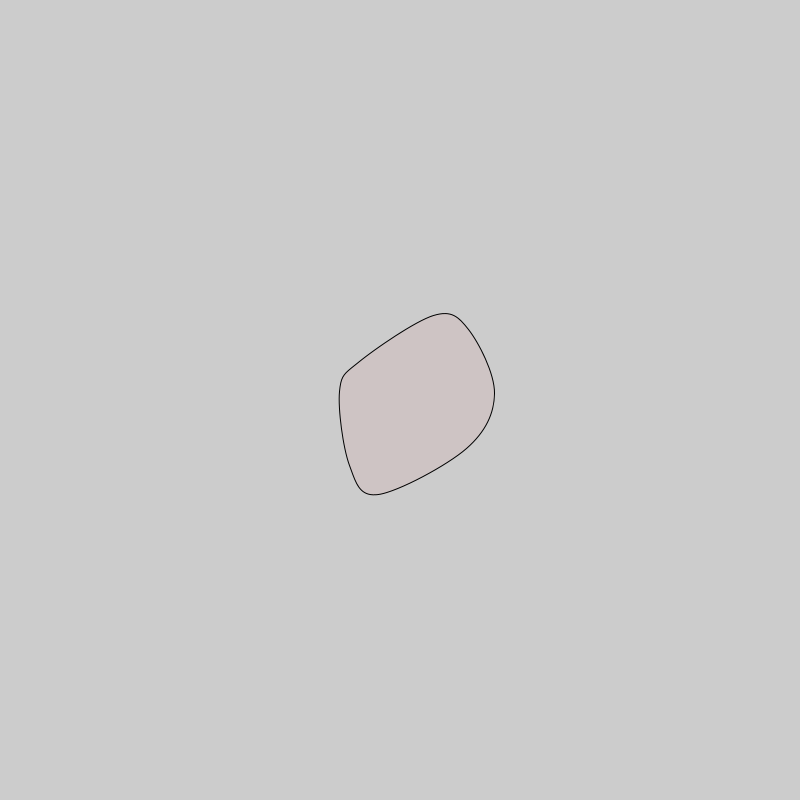
Frame 1 (no input)
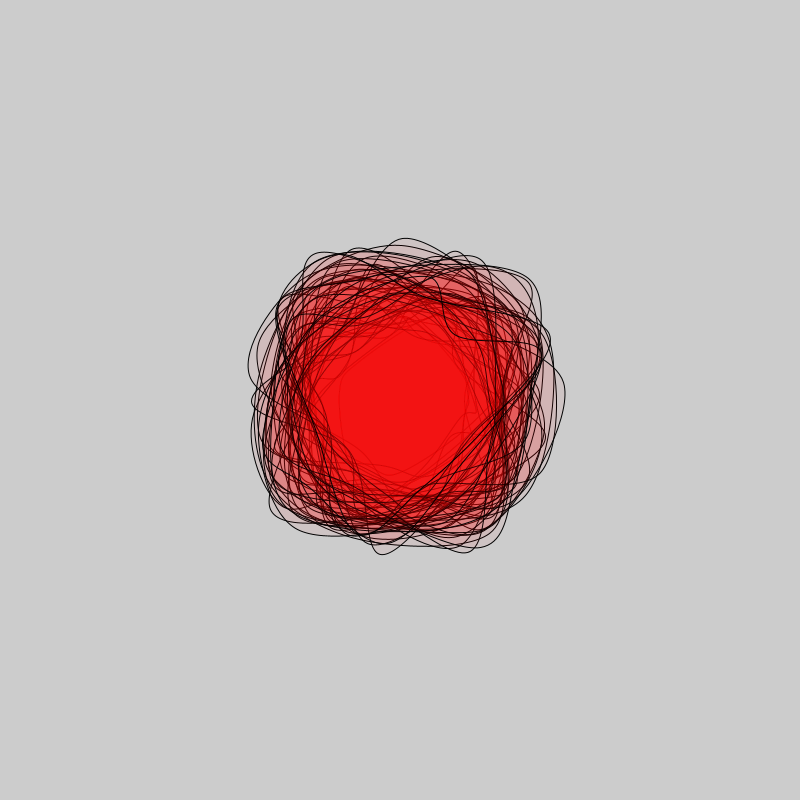
Frame 60 (the mouse pressed at the canvas centre just before this capture)
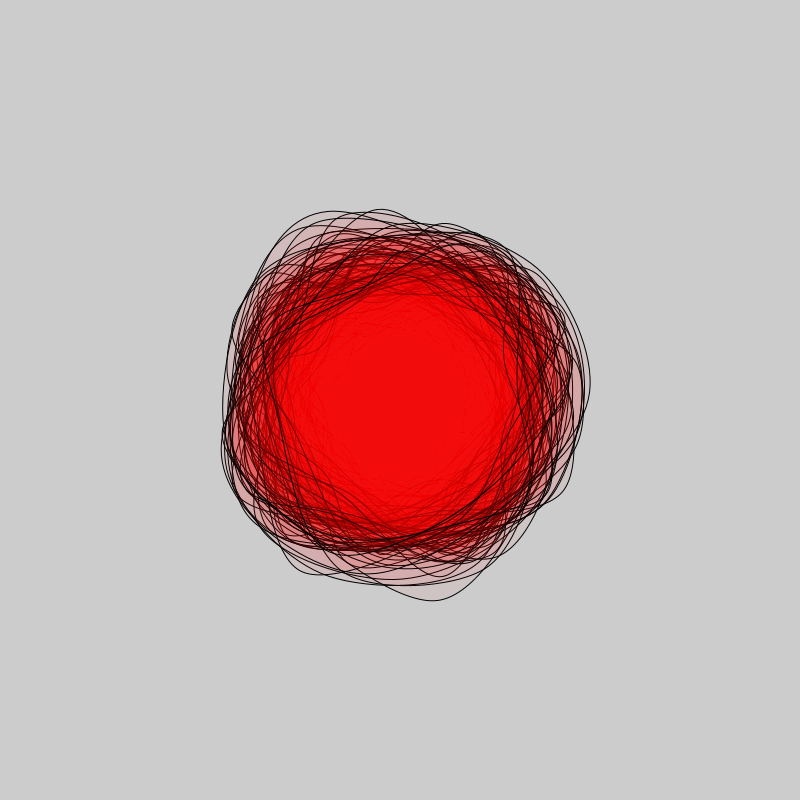
Frame 120 (the mouse held since frame 60 and released just before this capture)

The Processing sketch that drew these frames (run headless with seeded random() and noise(); from frame 60 on, the mouse is pressed at the canvas centre):

// Processing sketch: Blobbers
// ── Blobbers.pde
Blobber blobber;
void setup(){
  size(800,800);
  blobber = new Blobber();
  blobber.init(new PVector(width/2, height/2), 8, 100,300, 100, 300);
}

void draw(){
  blobber.change();
  blobber.draw();
  //blobber.showPoints();
}
// ── Blobber.pde
class Blobber {
  PVector position;
  ArrayList<PVector> pos;
  float thickness;
  PVector center;
  int corners;
  float size;
  ArrayList<PVector> morepos;
  float rot;
  int sign;
  float rscale;
  float factor;
  float minwidth ;
  float maxwidth ;
  float minheight;
  float maxheight;



  Blobber() {
    this.pos = new ArrayList<PVector>();
    this.thickness = 1;
    this.center = new PVector(width/2, height/2);
    this.corners = 0;
    this.size = 0;
    this.morepos  = new ArrayList<PVector>();
    this.rot = random(TWO_PI);
    this.sign = 1;
    this.rscale = random(-4, 4);
    this.factor =1;
    this.minwidth =0;
    this.maxwidth =0;
    this.minheight =0;
    this.maxheight =0;
  }

  void init(PVector pos, int corners, float minwidth, float maxwidth, float minheight, float maxheight) {
    //the flexibility of the blopper is dependend of the difference in minwidth and maxwidth and minheight and maxheight.
    this.pos = new ArrayList<PVector>();
    this.center = pos.copy();
    this.corners = corners;
    this.minwidth =minwidth ;
    this.maxwidth =maxwidth;
    this.minheight =minheight;
    this.maxheight =maxheight;
    if (maxheight >= minheight && maxheight >= maxwidth && maxheight >= minwidth) {
      this.size = maxheight;
    } else if (minheight >= maxheight && minheight >= maxwidth && minheight >= minwidth) {
      this.size = minheight;
    } else if (maxwidth >= maxheight && maxwidth >= minheight && maxwidth >= minwidth) {
      this.size = maxwidth;
    } else {
      this.size = minwidth;
    }

    this.factor = 1;

    float wminradius = minwidth/2;
    float wmaxradius = maxwidth/2;
    float hminradius = minheight/2;
    float hmaxradius = maxheight/2;


    PVector p;
    float r = random(TWO_PI/(corners+1));
    for (int i = 0; i < corners; i += 1) {
      float wradius = random(wminradius, wmaxradius);
      float hradius = random(hminradius, hmaxradius);
      p = posOnEllipse(this.center, wradius, hradius, this.corners, (i * (TWO_PI/(corners))) +  r);
      this.pos.add(p);
    }
    
  };
  PVector posOnEllipse(PVector center, float wradius, float hradius, int corners, float angle) {
    PVector p = center.copy();
    p.x = wradius * sin(angle);
    p.y = hradius * cos(angle);

    return p;
  }
  void change(){
    if(this.minwidth > 0 && this.minwidth < width){this.minwidth += 1;}
    if(this.maxwidth > 0 && this.maxwidth < width){this.maxwidth += 1;}
    if(this.minheight > 0 && this.minheight < width){this.minheight += 1;}
    if(this.maxheight > 0 && this.maxheight < width){this.maxheight += 1;}
    
    
    
    init(this.center, this.corners, this.minwidth, this.maxwidth, this.minheight, this.maxheight);
    
  }

  void draw() {

    pushMatrix();
    translate(this.center.x, this.center.y);

    scale(this.factor);
    rotate(this.rot);

    int s = this.pos.size();
    stroke(0);
    fill(255,0,0,10);
    strokeWeight(1);
    beginShape();
    for (int i = 0; i < s+3; i += 1) {
      curveVertex(this.pos.get(i%s).x, this.pos.get(i%s).y);
    }
    endShape();
    popMatrix();
    
  };
  void showCenter() {
    PVector newposition = this.recalcPosition(this.position);
    ellipse(newposition.x, newposition.y, 10, 10);

    pushMatrix();
    translate(this.position.x, this.position.y);
    scale(this.factor);
    rotate(this.rot);
    ellipse(this.center.x, this.center.y, 10, 10);

    popMatrix();
  };
  void showPoints() {

    pushMatrix();
    translate(this.center.x, this.center.y);
    scale(this.factor);
    rotate(this.rot);

    for (int i =0; i < this.pos.size(); i++) {
      ellipse(this.pos.get(i).x, this.pos.get(i).y, 10, 10);
    }
    popMatrix();
  };
  void showPoint(int id) {

    pushMatrix();
    translate(this.position.x, this.position.y);
    scale(this.factor);
    rotate(this.rot);
    ellipse(this.pos.get(id).x, this.pos.get(id).y, 10, 10);

    popMatrix();
  };
  //void showEllipse(){
  //  int i;
  //  pushMatrix();
  //  translate(this.position.x, this.position.y);
  //  scale(this.factor);
  //  rotate(this.rot);
  //  ellipse(this.center.x, this.center.y, this.wmaxradius*2, this.hmaxradius*2);
  //  popMatrix();
  //};
  void createMorePoints(int count) {
    float t, x, y;
    int s;

    this.morepos  = new ArrayList<PVector>();
    s = this.pos.size();
    for (int i = 0; i < s; i++) {

      for (int j = 0; j < count; j++) {
        t = j / count;
        x = curvePoint(this.pos.get(i).x, this.pos.get((i+1)%s).x, this.pos.get((i+2)%s).x, this.pos.get((i+3)%s).x, t);
        y = curvePoint(this.pos.get(i).y, this.pos.get((i+1)%s).y, this.pos.get((i+2)%s).y, this.pos.get((i+3)%s).y, t);
        this.morepos.add(new PVector(x, y));
      }
    }
  };
  void showMorePoints() {

    pushMatrix();
    translate(this.position.x, this.position.y);
    scale(this.factor);
    rotate(this.rot);

    for (int i = 0; i < this.morepos.size(); i++) {
      ellipse(this.morepos.get(i).x, this.morepos.get(i).y, 5, 5);
    }
    popMatrix();
  };
  void grow(float grown) {

    this.factor += grown;
  };
  PVector recalcPosition( PVector position) {

    int i, totx =0, avx, toty = 0, avy;
    for (i= 0; i < this.pos.size(); i++) {
      totx += this.pos.get(i).x;
      toty += this.pos.get(i).y;
    }
    avx = totx / this.pos.size() / 2;
    avy = toty / this.pos.size() / 2;

    return new PVector(position.x +avx, position.y +avy);
  }
  /*
  JAVASCRIPT
   Blobber.prototype.multiply = function() {
   var i, o, newpos, oldpos, newblobber;
   newpos = [];
   oldpos = [];
   o=0;
   if (this.pos.length >=6) {
   
   for (i = 0; i < this.pos.length; i++) {
   if (i%2 == 0) {
   append(newpos, this.pos[i]);
   } else {
   append(oldpos, this.pos[i]);
   }
   }
   
   newblobber = new Blobber();
   newblobber.set(this.position, newpos, this.factor);
   
   this.set(this.position, oldpos, this.factor);
   }
   return newblobber;
   };
   Blobber.prototype.split = function(newblobbers) {
   var p, i, o, newpos, oldpos, newblobber, blobberpos;
   
   
   p = floor(this.pos.length/2);
   newpos = [];
   oldpos = [];
   o=0;
   if (p >3) {
   
   oldpos = subset(this.pos, 0, p);
   newpos = subset(this.pos, p, this.pos.length - p);
   
   //append(newpos, oldpos[0]);
   //append(oldpos, newpos[0]);
   blobberpos = this.position.copy();
   
   newblobber = new Blobber();
   newblobber.set(blobberpos, newpos, this.factor);
   
   append( newblobbers, newblobber);
   
   this.set(this.position, oldpos, this.factor);
   this.style(app.pal.randomImgColor(), app.pal.tint(app.pal.randomImgColor()), 1 );
   this.init(blobberpos, 30, this.wminradius*2, this.wmaxradius*2, this.hminradius*2, this.hmaxradius*2);
   }
   
   return newblobber;
   };
   Blobber.prototype.splitting = function() {
   //two dots will grow to each other, if they connect the cell will split
   //this function should be called until the blobber is spit.
   var p, f, first, half;
   f = app.randomInt(0, this.pos.length -1);
   p = floor((f + (this.pos.length / 2)) % (this.pos.length -1));
   
   first = this.pos[f];
   half = this.pos[p];
   
   if (dist(first.x, first.y, half.x, half.y) > 10) {
   
   first.mult(0.9);
   half.mult(0.9);
   } else {
   //split blobber
   return true;
   }
   return false;
   };
   
   Blobber.prototype.set = function(position, pos, factor) {
   this.pos = [];
   arrayCopy(pos, this.pos);
   this.position = position;
   var newposition = this.recalcPosition(position);
   var change = p5.Vector.sub(this.position, newposition);
   for (i = 0; i < this.pos.length; i++) {
   this.pos[i].add(change);
   }
   this.position = newposition;
   this.center = createVector(0, 0);
   this.corners = this.pos.length;
   this.factor = factor;
   };
   Blobber.prototype.crossLines = function() {
   var pos1, pos2;
   push();
   translate(this.position.x, this.position.y);
   scale(this.factor);
   if (app.is(this.rot)) {
   rotate(this.rot);
   }
   for (i = 0; i < half; i++) {
   pos1 = this.morepos[i];
   pos2 = this.morepos[i + half];
   
   line(pos1.x, pos1.y, pos2.x, pos2.y);
   }
   pop();
   };
   Blobber.prototype.linesToCenter = function() {
   var pos;
   push();
   translate(this.position.x, this.position.y);
   scale(this.factor);
   if (app.is(this.rot)) {
   rotate(this.rot);
   }
   for (i = 0; i < this.morepos.length; i++) {
   pos = this.morepos[i];
   line(pos.x, pos.y, this.center.x, this.center.y);
   }
   pop();
   };
   //differential inheritants.
   function RegBlobber() {
   this.blobber = new Blobber();
   this.blobber.init = this.init;
   return this.blobber;
   }
   RegBlobber.prototype.init = function(pos, corners, minwidth, maxwidth, minheight, maxheight) {
   //the flexibility of the blopper is dependend of the difference in minwidth and maxwidth and minheight and maxheight.
   this.pos = [];
   this.position = pos.copy();
   this.center = createVector(0, 0);
   this.corners = corners;
   this.size = maxheight;
   
   this.wminradius = minwidth/2;
   this.wmaxradius = maxwidth/2;
   this.hminradius = minheight/2;
   this.hmaxradius = maxheight/2;
   
   var p, wradius, hradius;
   var r = random(TWO_PI/corners);
   
   for (var i = 0; i < corners; i += 1) {
   if (i%2 == 0) {
   wradius = this.wminradius;
   hradius = this.hminradius;
   } else {
   wradius = this.wmaxradius;
   hradius = this.hmaxradius;
   }
   
   p = posOnEllipse(this.center, wradius, hradius, this.corners, i + r);
   append(this.pos, p);
   }
   };
   function TulipBlobber() {
   this.blobber = new Blobber();
   this.blobber.init = this.init;
   return this.blobber;
   }
   TulipBlobber.prototype.init = function(pos, corners, minwidth, maxwidth, minheight, maxheight) {
   //the flexibility of the blopper is dependend of the difference in minwidth and maxwidth and minheight and maxheight.
   this.pos = [];
   this.position = pos.copy();
   this.center = createVector(0, 0);
   this.corners = corners;
   this.size = maxheight;
   
   this.wminradius = minwidth/2;
   this.wmaxradius = maxwidth/2;
   this.hminradius = minheight/2;
   this.hmaxradius = maxheight/2;
   
   var p, wradius, hradius, r;
   
   
   for (var i = 0; i < corners; i += 1) {
   if (i%3 == 0) {
   wradius = this.wminradius;
   hradius = this.hminradius;
   r = 0;
   }
   if (i%3 == 1) {
   wradius = this.wmaxradius;
   hradius = this.hmaxradius;
   r = (PI/corners)/4;
   }
   if (i%3 == 2) {
   wradius = this.wmaxradius;
   hradius = this.hmaxradius;
   r = (PI/corners)*7;
   }
   
   p = posOnEllipse(this.center, wradius, hradius, this.corners, i + r);
   append(this.pos, p);
   }
   };
   function Tulip2Blobber() {
   this.blobber = new Blobber();
   this.blobber.init = this.init;
   return this.blobber;
   }
   Tulip2Blobber.prototype.init = function(pos, corners, minwidth, maxwidth, minheight, maxheight) {
   //the flexibility of the blopper is dependend of the difference in minwidth and maxwidth and minheight and maxheight.
   
   this.pos = [];
   this.position = pos.copy();
   this.center = createVector(0, 0);
   this.corners = corners;
   this.size = maxheight;
   
   this.wminradius = minwidth/2;
   this.wmaxradius = maxwidth/2;
   this.hminradius = minheight/2;
   this.hmaxradius = maxheight/2;
   
   var p, wradius, hradius, r, n;
   this.center2 = this.center.copy();
   this.center2.y -= 50;
   
   
   
   for (var i = 0; i < corners/2; i += 1) {
   if (i%3 == 0) {
   wradius = this.wminradius;
   hradius = this.hminradius;
   r = 0;
   }
   if (i%3 == 1) {
   wradius = this.wmaxradius;
   hradius = this.hmaxradius;
   r = (PI/(corners/2))/4;
   }
   if (i%3 == 2) {
   wradius = this.wmaxradius;
   hradius = this.hmaxradius;
   r = (PI/(corners/2))*7;
   }
   
   p = posOnEllipse(this.center, wradius, hradius, this.corners, i);
   append(this.pos, p);
   }
   for (var i = corners/2; i < corners; i += 1) {
   if (i%3 == 0) {
   wradius = this.wminradius;
   hradius = this.hminradius;
   r = 0;
   }
   if (i%3 == 1) {
   wradius = this.wmaxradius;
   hradius = this.hmaxradius;
   r = (PI/(corners/2))/4;
   }
   if (i%3 == 2) {
   wradius = this.wmaxradius;
   hradius = this.hmaxradius;
   r = (PI/(corners/2))*7;
   }
   
   
   p = posOnEllipse(this.center2, wradius, hradius, this.corners, i + r);
   append(this.pos, p);
   }
   };
   */
}
